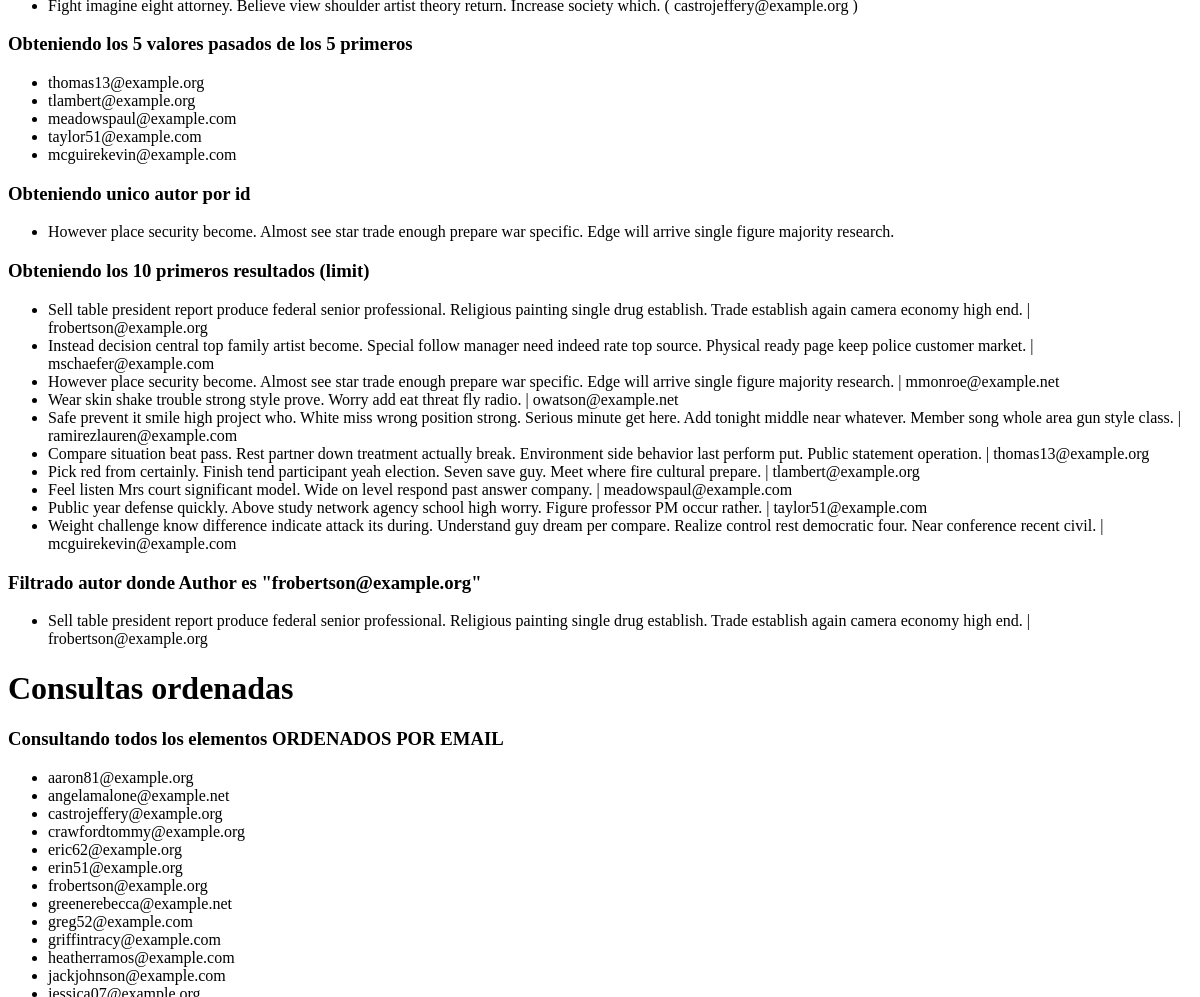
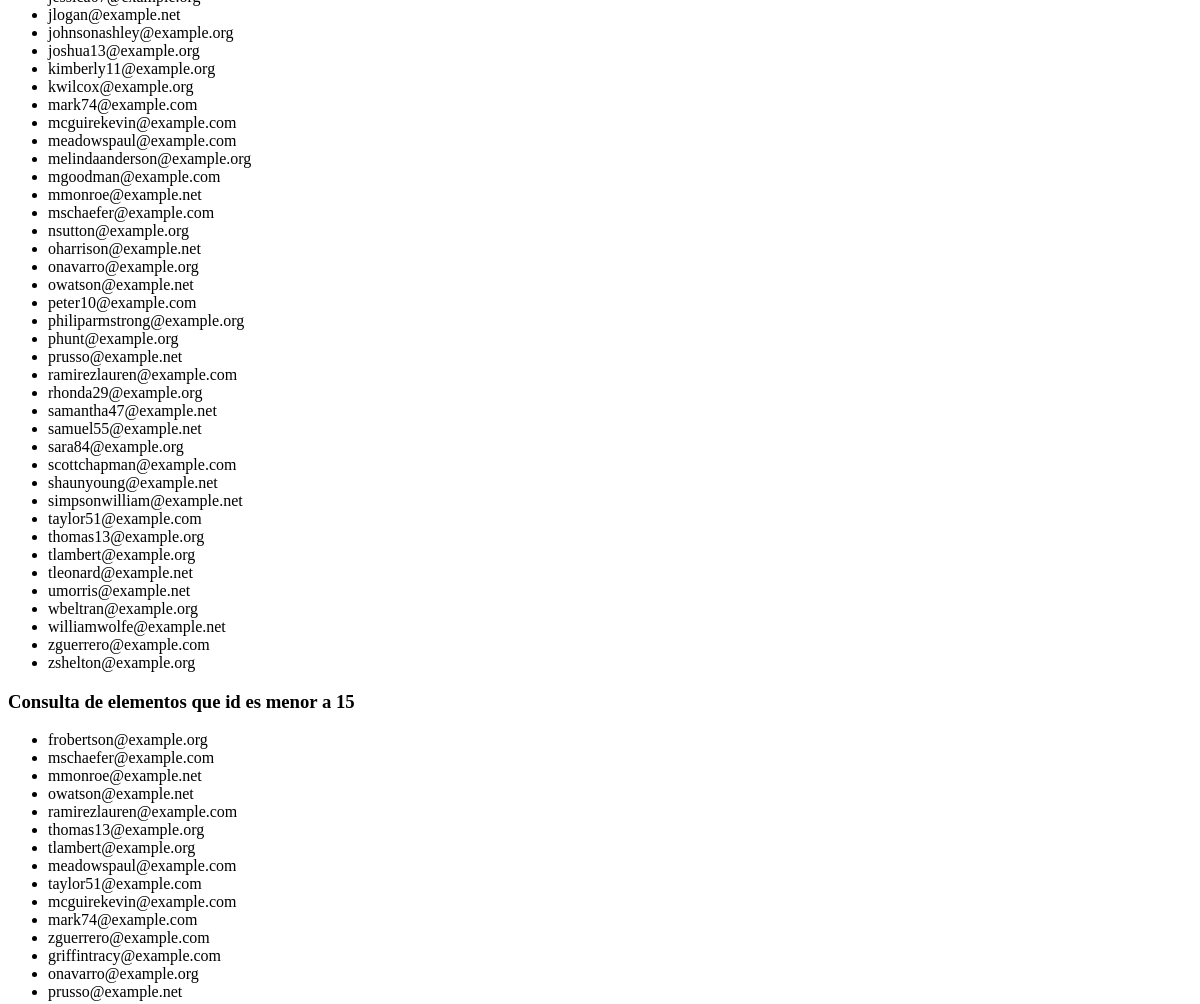
/post/queries/ (middle part), run on an earlier commit of the app's database (2 pictures, top to bottom).
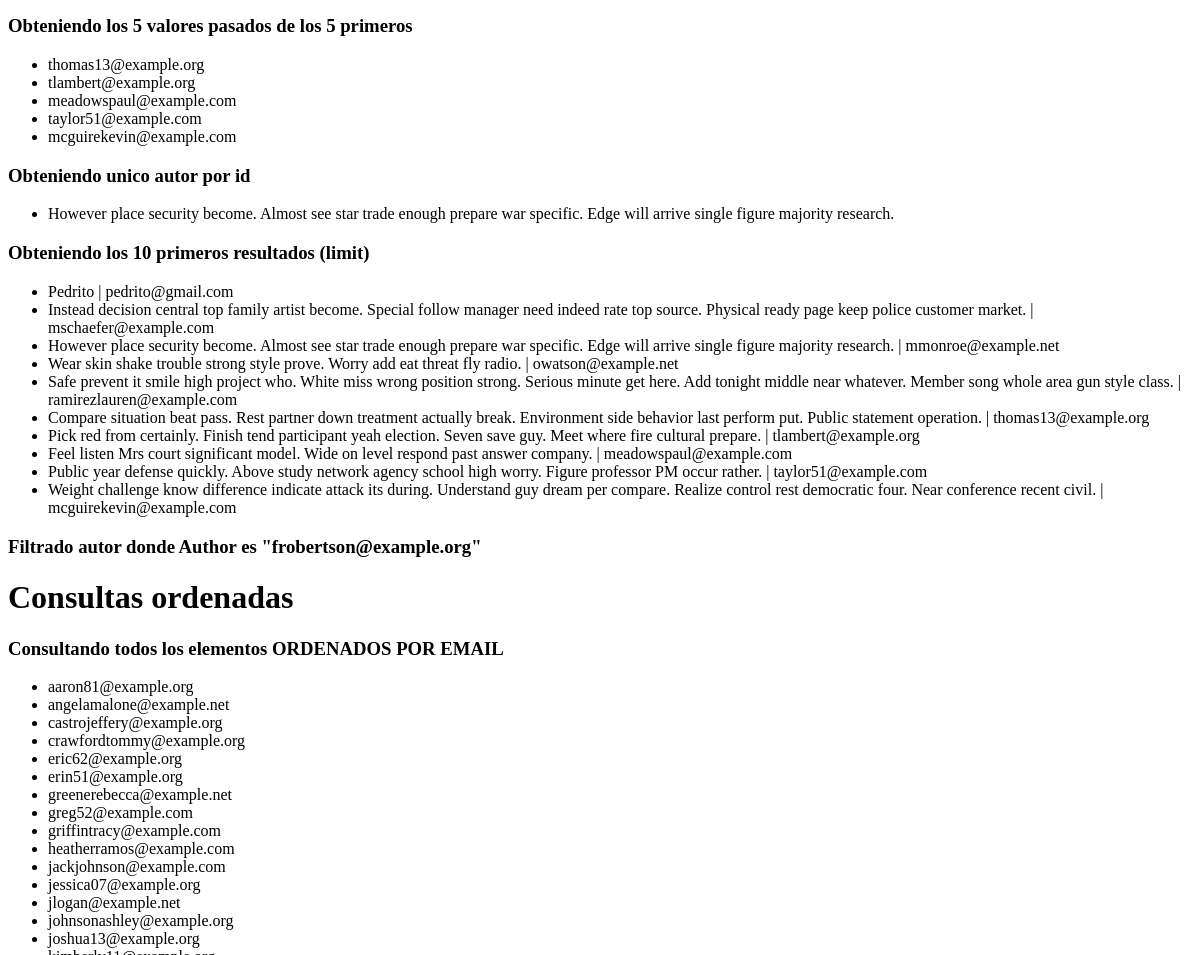
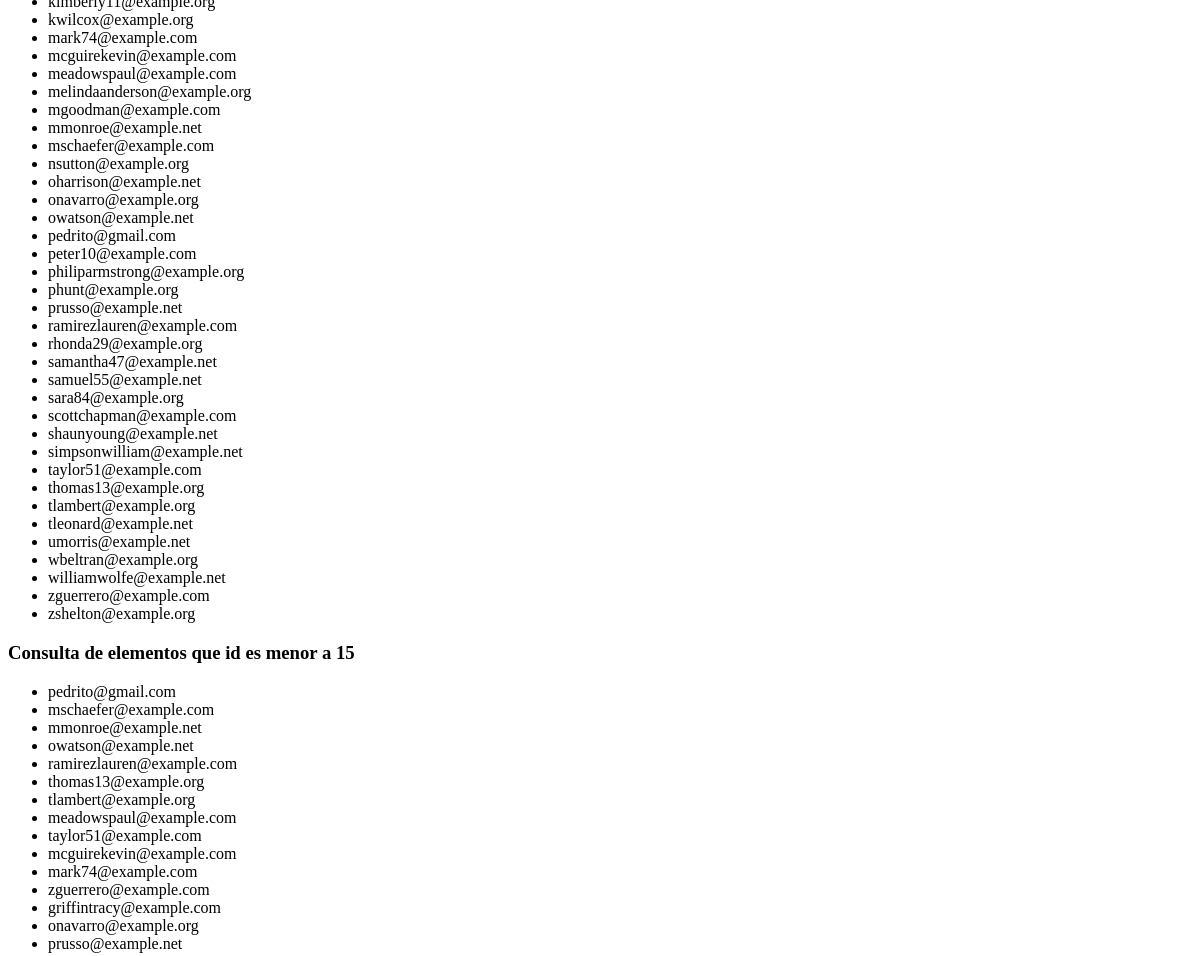
And on a later commit of the database (2 pictures, top to bottom).
### post/models.py (models this page shows)
class Author(models.Model):
    name = models.CharField(max_length=200)
    email = models.EmailField()
    def __str__(self):
        return self.name

### post/views.py (the view)
# urls.py: path("queries/", views.queries, name="queries"),
def queries(request):
    autores = Author.objects.all()
    filteded = Author.objects.filter(email="frobertson@example.org")
    author = Author.objects.get(id=3)
    limits = Author.objects.all()[:10]
    offsets = Author.objects.all()[5:10]
    orders = Author.objects.all().order_by("email")
    filteredConditions = Author.objects.filter(id__lte=15)
    filteredContains = Author.objects.filter(email__contains="net")
    return render(
        request,
        "post/queries.html",
        {
            "authors": autores,
            "filtered": filteded,
            "author": author,
            "limits": limits,
            "offsets": offsets,
            "orders": orders,
            "filteredConditions": filteredConditions,
            "filteredContains": filteredContains,
        },
    )

### templates/post/queries.html (shortened to what this page needs)
<!DOCTYPE html>
<html lang="en">
<head>
</head>
<body>
  <ul>
    {% for author in authors %}
    <li>{{author.name}} ( {{author.email}} )</li>
    {% endfor%}
  </ul>
  <h3>Obteniendo los 5 valores pasados de los 5 primeros</h3>
  <ul>
    {% for of in offsets %}
    <li>{{of.email}}</li>
    {%endfor%}
  </ul>
  <h3>Obteniendo unico autor por id</h3>
  <ul>
    <li>
      {{author}}
    </li>
  </ul>
  <h3>Obteniendo los 10 primeros resultados (limit)</h3>
  <ul>
    {% for limit in limits %}
    <li>{{limit.name}} | {{limit.email}}</li>
    {% endfor %}
  </ul>
  <h3>Filtrado autor donde Author es "frobertson@example.org"</h3>
  <ul>
    {% for authorFiltered in filtered %}
    <li>
      {{ authorFiltered.name }} | {{authorFiltered.email}}
    </li>
    {% endfor %}
  </ul>
  <h1>Consultas ordenadas</h1>
  <h3>Consultando todos los elementos ORDENADOS POR EMAIL</h3>
  <ul>
    {% for order in orders %}
    <li>
      {{order.email}}
    </li>
    {% endfor %}
  </ul>
  <h3>Consulta de elementos que id es menor a 15</h3>
  <ul>
    {% for filteredCondition in filteredConditions %}
    <li>
      {{ filteredCondition.email}}
    </li>
    {% endfor %}
  </ul>
</body>
</html>

What changed in the data, as far as the page shows it:
removed Author: name "Sell table president report produce federal senior professional. Religious painting single drug establish. Trade establish again camera economy high end.", email "frobertson@example.org"
added Author: name "Pedrito", email "pedrito@gmail.com"
